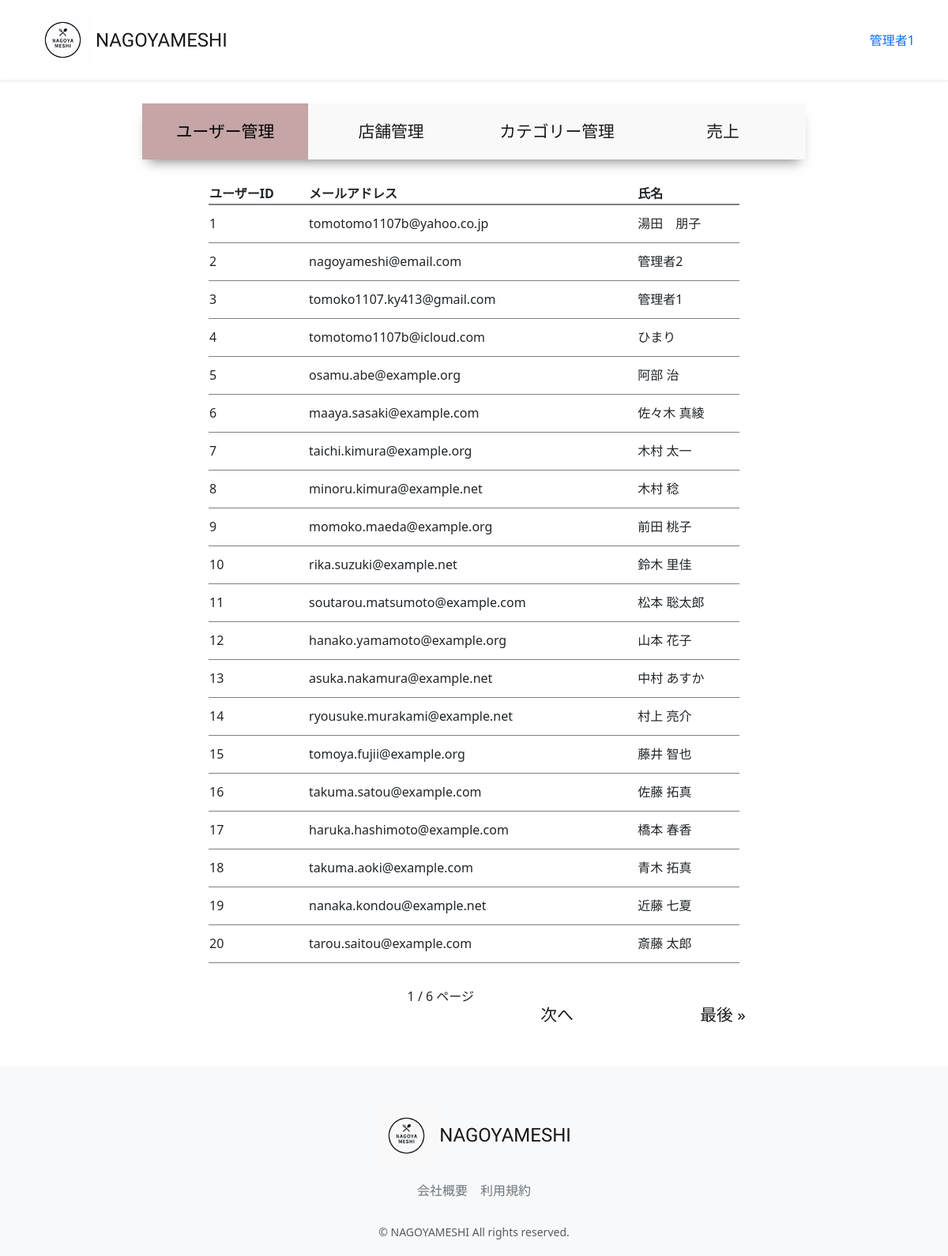
Screenshot of /accounts/management/user-list (signed in) with the database file from the repository.
### accounts/models.py (models this page shows, shortened)
class CustomUser(AbstractUser):
    user_name = models.CharField(max_length=128, null=True, blank=True,verbose_name='ユーザー名')
    hurigana = models.CharField(max_length=128, null=True, blank=True,verbose_name='フリガナ')
    zip_code = models.CharField(max_length=16, null=True, blank=True,verbose_name='郵便番号')
    address = models.CharField(max_length=255, null=True, blank=True,verbose_name='住所')
    phone_number = models.CharField(max_length=20, null=True, blank=True,verbose_name='電話番号')
    birthday = models.DateField(null=True, blank=True,verbose_name='誕生日')
    job = models.CharField(max_length=255, null=True, blank=True,verbose_name='職業')
    is_subscribed = models.BooleanField(default=False, verbose_name='有料会員')
    card_name = models.CharField(max_length=128, null=True, blank=True,verbose_name='カード名義')
    card_number = models.CharField(max_length=128, null=True, blank=True,verbose_name='カード番号')
    class Meta:
        verbose_name_plural = 'CustomUser'

### accounts/views.py (the view)
# urls.py: path("management/user-list",views.ManagementUserListView.as_view(), name="user_list"),
class ManagementUserListView(onlyMnagementUserMixin, generic.ListView):
    template_name = "management/user_list.html"
    model = models.CustomUser
    paginate_by = 20
    def get_context_data(self, **kwargs):
        context = super().get_context_data(**kwargs)
        context["selected"] = "user"
        return context

### accounts/mixins.py (called while the page is built)
    def test_func(self):
        user = self.request.user
        return user.is_staff

### accounts/templates/management/user_list.html (shortened to what this page needs)
{% extends "management/manage_base.html" %}
{% load static %}
{% block sub_content %}
  <table class="manage_list">
    <thead>
      <th>ユーザーID</th>
      <th>メールアドレス</th>
      <th>氏名</th>
    </thead>
    <tbody>
      {% for user in object_list %}
        <tr onclick="location.href='{% url 'user_list_update' pk=user.pk %}'">
            <td >{{ user.pk }}</td>
            <td>{{ user.email }}</td>
            <td>{{ user.user_name }}</td>
        </tr>
      {% endfor %}
    </tbody>
  </table>
  <div class="paginate">
  {{ page_obj.number }} / {{ page_obj.paginator.num_pages }} ページ
    {% if page_obj.has_next %}
      <a href="?page={{ page_obj.next_page_number }}">次へ</a>
      <a href="?page={{ page_obj.paginator.num_pages }}">最後 &raquo;</a>
    {% endif %}
  </div>
{% endblock %}

### restaurant/templates/layout/base.html (shortened to what this page needs)
{% load static %}
<!DOCTYPE html>
<html lang="ja">
  <head>
      <link href="https://cdn.jsdelivr.net/npm/bootstrap@5.3.3/dist/css/bootstrap.min.css" rel="stylesheet">
      <link href="{% static 'css/nagoyameshi.css' %}" rel="stylesheet">
  </head>
  <body>
    <div id="app" class="wrapper">
      <nav class="navbar navbar-expand-md navbar-light bg-white shadow-sm">
        <div class="container nagoyameshi-container">
          <a class="navbar-brand app-name" href="{% url 'top_page' %}">
            <div class="d-flex align-items-center">
            <img class="nagoyameshi-logo me-1" src="{% static 'images/logo/logo.png' %}" alt="nagoyameshi">NAGOYAMESHI</div>
          </a>
          <div class="collapse navbar-collapse" id="navbarSupportedContent">
            <ul class="navbar-nav ms-auto">
              {% if user.is_subscribed %}
                <li class="nav-item dropdown">
                  <a id="navbarDropdown" class="nav-linkdropdown-toggle" href="#" role="button" data-bs-toggle="dropdown" aria-haspopup="true" aria-expanded="false" v-pre>{{ user.user_name }}</a>
                </li>
              {% endif %}
            </ul>
          </div>
        </div>
      </nav>
    {% block content %}
    {% endblock %}
      <footer class="bg-light">
        <div class="d-flex justify-content-center footer-logo">
            <a class="navbar-brand app-name" href="{% url 'top_page' %}">
              <div class="d-flex align-items-center"><img class="nagoyameshi-logo me-1" src="{% static 'images/logo/footer_logo.png' %}" alt="nagoyameshi">NAGOYAMESHI</div>
            </a>
        </div>
        <div class="d-flex justify-content-center footer-link">
          <a href="{% url 'company_page' %}" class="link-secondary me-3">会社概要</a>
          <a href="{% url 'terms_page' %}" class="link-secondary">利用規約</a>
        </div>
        <p class="text-center text-muted small mb-0">&copy; NAGOYAMESHI All rights reserved.</p>
      </footer>
      </div>
  </body>
</html>

### static/css/nagoyameshi.css (style rules this page uses)
.wrapper { min-height: 100vh; position: relative; padding-bottom: 240px; box-sizing: border-box; }
.nagoyameshi-logo { height: 75px; }
.bg-light { background-color: rgb(0 0 0 / 60%); }
.app-name { font-family: 'Carter One', cursive; font-size: 24px; color: #191919; }
footer { width: 100%; height: 240px; position: absolute; bottom: 0; padding: 50px 15px; }
.footer-logo { margin-bottom: 20px; }
.footer-link { margin-bottom: 30px; }
a { text-decoration: none !important; }
.manage_main a { display: inline-block; width: 25%; height: 100%; text-align: center; font-size: 1.3rem; color: #191919; padding: 20px 20px; }
.manage_list { width: 80%; margin: 30px auto; }
.manage_list thead { border-bottom: 2px solid rgba(0, 0, 0, 0.5); }
.manage_list tbody tr { border-bottom: 1px solid rgba(0, 0, 0, 0.5); height: 3em; }
.paginate { display:flex !important; justify-content: right !important; }

### rows the page displays
CustomUser: user_name "管理者1", pk "3", email "tomoko1107.ky413@gmail.com"
CustomUser: pk "1", email "tomotomo1107b@yahoo.co.jp", user_name "湯田 朋子"
CustomUser: pk "2", email "nagoyameshi@email.com", user_name "管理者2"
CustomUser: pk "4", email "tomotomo1107b@icloud.com", user_name "ひまり"
CustomUser: pk "5", email "osamu.abe@example.org", user_name "阿部 治"
CustomUser: pk "6", email "maaya.sasaki@example.com", user_name "佐々木 真綾"
CustomUser: pk "7", email "taichi.kimura@example.org", user_name "木村 太一"
CustomUser: pk "8", email "minoru.kimura@example.net", user_name "木村 稔"
CustomUser: pk "9", email "momoko.maeda@example.org", user_name "前田 桃子"
CustomUser: pk "10", email "rika.suzuki@example.net", user_name "鈴木 里佳"
CustomUser: pk "11", email "soutarou.matsumoto@example.com", user_name "松本 聡太郎"
CustomUser: pk "12", email "hanako.yamamoto@example.org", user_name "山本 花子"
CustomUser: pk "13", email "asuka.nakamura@example.net", user_name "中村 あすか"
CustomUser: pk "14", email "ryousuke.murakami@example.net", user_name "村上 亮介"
CustomUser: pk "15", email "tomoya.fujii@example.org", user_name "藤井 智也"
CustomUser: pk "16", email "takuma.satou@example.com", user_name "佐藤 拓真"
CustomUser: pk "17", email "haruka.hashimoto@example.com", user_name "橋本 春香"
CustomUser: pk "18", email "takuma.aoki@example.com", user_name "青木 拓真"
CustomUser: pk "19", email "nanaka.kondou@example.net", user_name "近藤 七夏"
CustomUser: pk "20", email "tarou.saitou@example.com", user_name "斎藤 太郎"

### other values shown
{{ page_obj.number }} "1"
{{ page_obj.paginator.num_pages }} "6"
